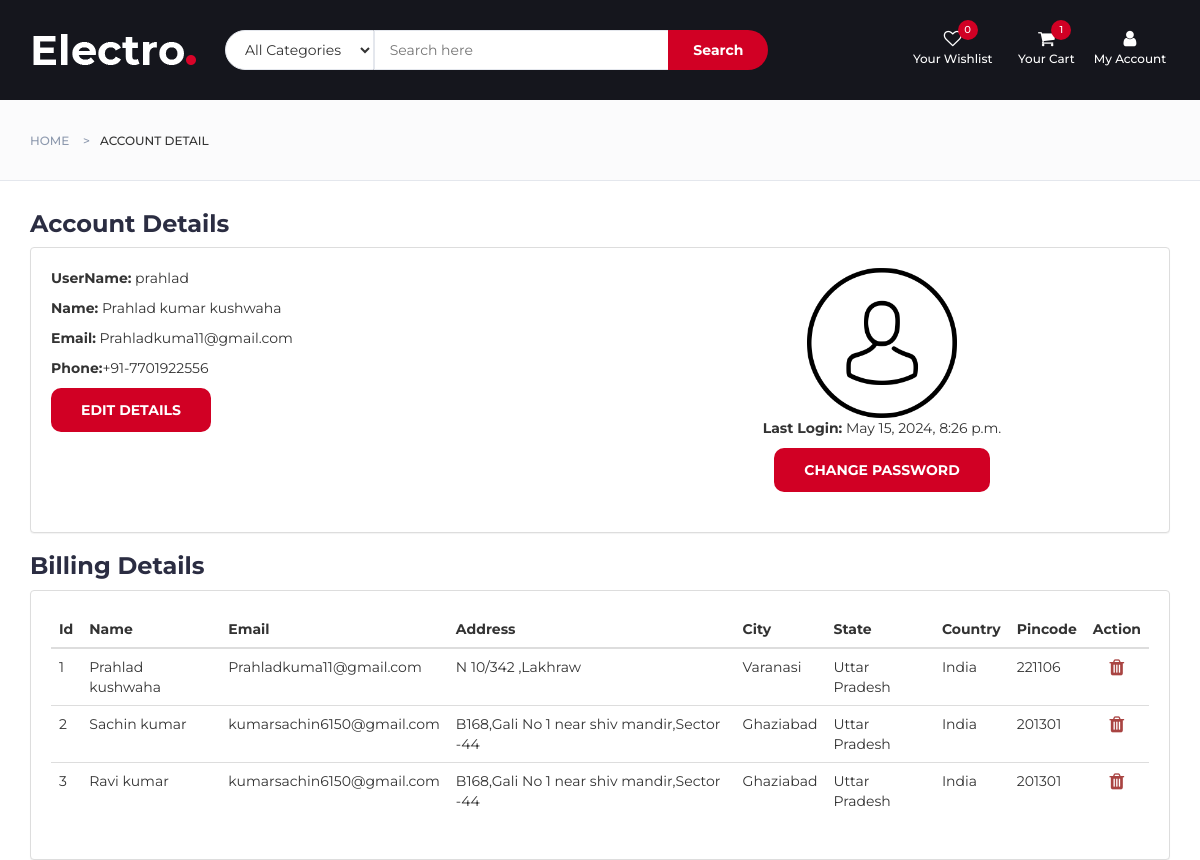
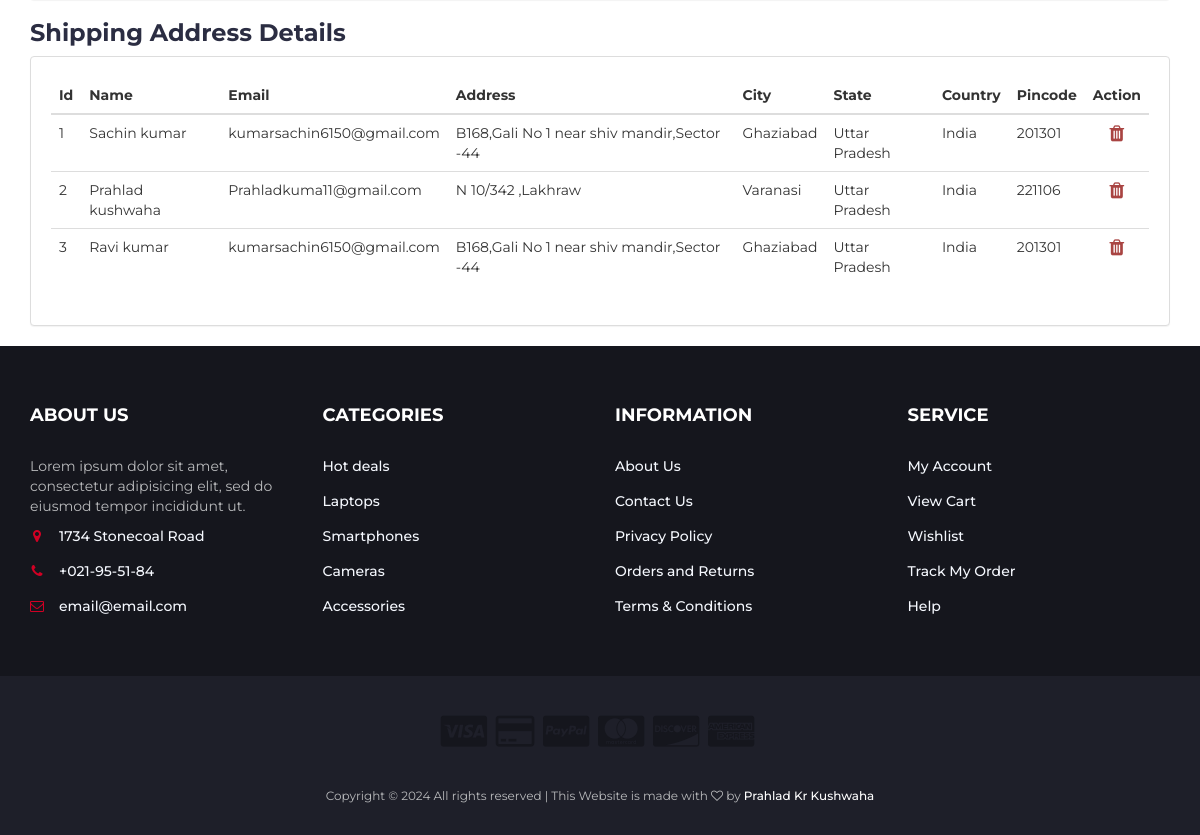
Before: /accdetail/ (signed in) with the older database file (2 pictures, top to bottom).
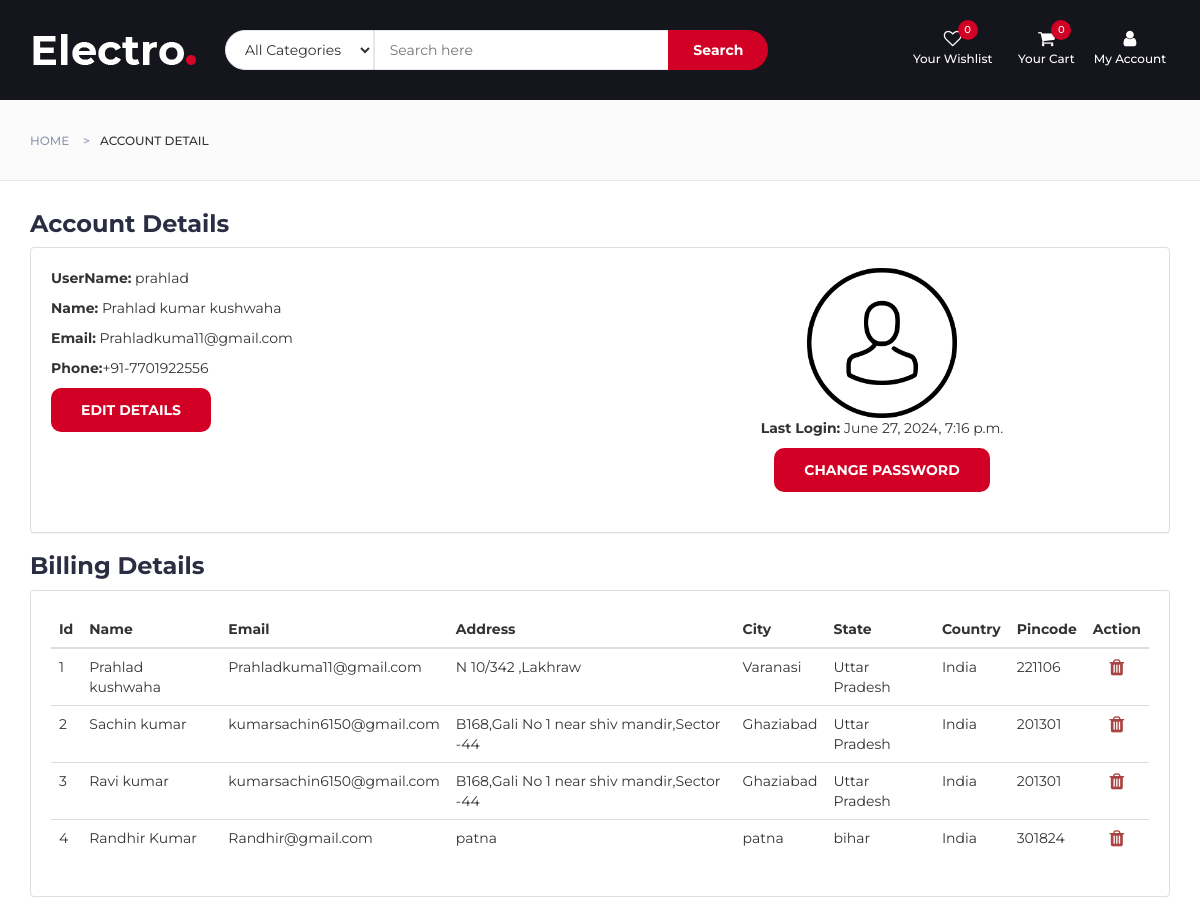
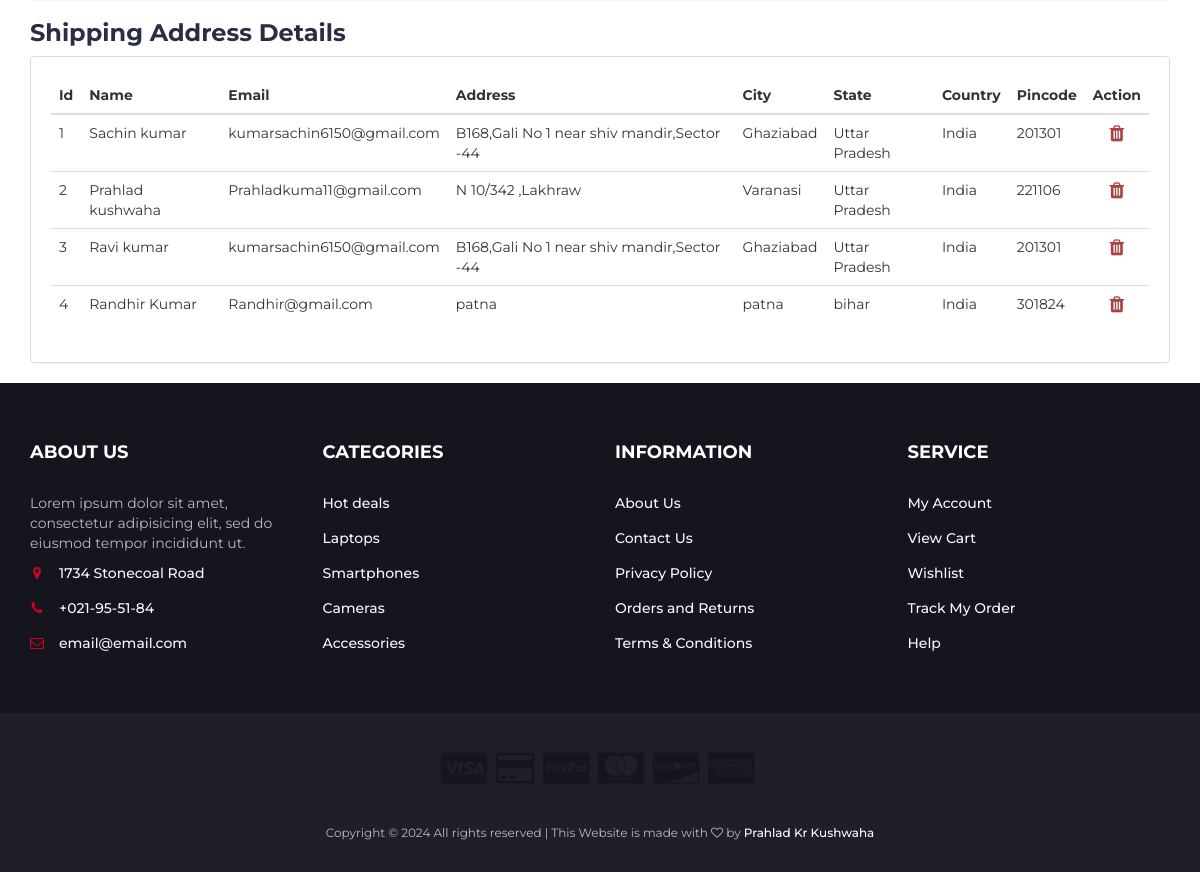
After: the same page with the newer database file (2 pictures, top to bottom).
### myapp/models.py (models this page shows, shortened)
class CustomUser(AbstractUser):
    mobile_number = models.CharField(max_length=10, blank=True, null=True)
    email = models.EmailField(unique=True)

class BillingAddress(models.Model):
    user = models.ForeignKey(CustomUser, on_delete=models.CASCADE)
    first_name = models.CharField(max_length=100)
    last_name = models.CharField(max_length=100)
    email = models.EmailField()
    address = models.TextField()
    city = models.CharField(max_length=100)
    state = models.CharField(max_length=100)
    country = models.CharField(max_length=100)
    pincode = models.CharField(max_length=10)
    created_at = models.DateTimeField(auto_now_add=True)

class ShippingAddress(models.Model):
    user = models.ForeignKey(CustomUser, on_delete=models.CASCADE)
    first_name = models.CharField(max_length=100)
    last_name = models.CharField(max_length=100)
    email = models.EmailField()
    address = models.TextField()
    city = models.CharField(max_length=100)
    state = models.CharField(max_length=100)
    country = models.CharField(max_length=100)
    pincode = models.CharField(max_length=10)
    created_at = models.DateTimeField(auto_now_add=True)
    class Meta:
        verbose_name = ("ShippingAddress")
        verbose_name_plural =("ShippingAddresss")

### myapp/views.py (the view)
# urls.py: path('accdetail/',views.accDetail,name='accdetail'),
@login_required
def accDetail(request):
    index(request)
    user = request.user
    try:
        billingAddress = BillingAddress.objects.filter(user=user)
        shippingAddresses = ShippingAddress.objects.filter(user=user)
        billing_addresses_json = serializers.serialize('json', billingAddress)
        shipping_addresses_json = serializers.serialize('json', shippingAddresses)
        context = {
            'billingAddress': billingAddress,
            'shippingAddresses': shippingAddresses,
            'billing_addresses_json': billing_addresses_json,
            'shipping_addresses_json': shipping_addresses_json
        }
    except:
        context = {
            'billingAddress': None,
            'shippingAddresses': None,
            "billing_addresses_json": None,
            "shipping_addresses_json": None
        }
    return render(request, 'accountDetail.html', context)

### myapp/models.py (called while the page is built)
    @property
    def get_imageURL(self):
        try:
            url = self.image.url
        except:
            url = ''
        return url

    def __str__(self):
        return self.name

### myapp/views.py (called while the page is built)
def index(request):
    return render(request, 'index.html')

### myapp/templates/index.html (shortened to what this page needs)
{% extends "base.html" %}
{% load static %}

### myapp/templates/accountDetail.html (shortened to what the changed rows need)
{% extends 'base.html' %}
{% load static %}
{% block content %}
<div class="container">
    <div class="row row-reverse">
        <div class="col-md-12">
            <div class="panel panel-default">
                <div class="panel-body acc">
                    <div class="row">
                        <div class="col-md-6 ">
                            <div class="detail">
                                <p><strong>UserName:</strong> {{user.username}}</p>
                                <p><strong>Name:</strong> {{user.first_name}} {{user.last_name}}</p>
                                <p><strong>Email:</strong> {{user.email}}</p>
                                <p><strong>Phone:</strong>+91-{{user.mobile_number}}</p>
                                <button class="primary-btn cta-btn" data-toggle="modal" data-target="#editModal1">Edit Details</button>
                            </div>
                        </div>
                        <div class="col-md-6 col-xs-12">
                            <div class="img text-center">
                                <img src="{% static 'img/user.png' %}" alt="" height="150px">
                                <p><strong>Last Login:</strong> {{user.last_login}}</p>
                                <button class="primary-btn cta-btn" data-toggle="modal" data-target="#editModal2">Change Password</button>
                            </div>
                        </div>
                    </div>
                </div>
            </div>
        </div>
    </div>
    <div class="row">
        <div class="col-md-12">
            <div class="panel panel-default">
                <div class="panel-body">
                    <div class="table-responsive">
                        <table class="table table-hover " id="billingTable">
                            <thead>
                                <tr >
                                    <th>Id</th>
                                    <th>Name</th>
                                    <th>Email</th>
                                    <th>Address</th>
                                    <th>City</th>
                                    <th>State</th>
                                    <th>Country</th>
                                    <th>Pincode</th>
                                    <th>Action</th>
                                </tr>
                            </thead>
                            <tbody>
                                {% for user in billingAddress %}
                                <tr data-id="{{user.id}}" class="billing-row" data-addresstype="billing">
                                    <td data-toggle="modal" data-target="#editModal3" data-id="{{ user.id }}">{{ forloop.counter }}</td>
                                    <td data-toggle="modal" data-target="#editModal3" data-id="{{ user.id }}">{{ user.first_name }} {{ user.last_name }}</td>
                                    <td data-toggle="modal" data-target="#editModal3" data-id="{{ user.id }}">{{ user.email }}</td>
                                    <td data-toggle="modal" data-target="#editModal3" data-id="{{ user.id }}">{{ user.address }}</td>
                                    <td data-toggle="modal" data-target="#editModal3" data-id="{{ user.id }}">{{ user.city }}</td>
                                    <td data-toggle="modal" data-target="#editModal3" data-id="{{ user.id }}">{{ user.state }}</td>
                                    <td data-toggle="modal" data-target="#editModal3" data-id="{{ user.id }}">{{ user.country }}</td>
                                    <td data-toggle="modal" data-target="#editModal3" data-id="{{ user.id }}">{{ user.pincode }}</td>
                                    <td class="text-center">
                                        <a href="#" class="delete-address">
                                            <i class="fa fa-trash fa-lg text-danger" aria-hidden="true"></i>
                                        </a>
                                    </td>
                                </tr>
                                {% endfor %}
                            </tbody>
                        </table>
                    </div>
                </div>
            </div>
        </div>
    </div>
    <div class="row">
        <div class="col-md-12">
            <div class="panel panel-default">
                <div class="panel-body">
                    <div class="table-responsive">
                        <table class="table table-hover" id="billingTable">
                            <thead>
                                <tr>
                                    <th>Id</th>
                                    <th> Name</th>
                                    <th>Email</th>
                                    <th>Address</th>
                                    <th>City</th>
                                    <th>State</th>
                                    <th>Country</th>
                                    <th>Pincode</th>
                                    <th>Action</th>
                                </tr>
                            </thead>
                            <tbody>
                                {% for user in shippingAddresses %}
                                <tr data-id="{{user.id}}" data-addresstype="shipping" class="shipping-row">
                                    <td data-toggle="modal" data-target="#editModal3" data-id="{{ user.id }}">{{ forloop.counter }}</td>
                                    <td data-toggle="modal" data-target="#editModal3" data-id="{{ user.id }}">{{ user.first_name }} {{ user.last_name }}</td>
                                    <td data-toggle="modal" data-target="#editModal3" data-id="{{ user.id }}">{{ user.email }}</td>
                                    <td data-toggle="modal" data-target="#editModal3" data-id="{{ user.id }}">{{ user.address }}</td>
                                    <td data-toggle="modal" data-target="#editModal3" data-id="{{ user.id }}">{{ user.city }}</td>
                                    <td data-toggle="modal" data-target="#editModal3" data-id="{{ user.id }}">{{ user.state }}</td>
                                    <td data-toggle="modal" data-target="#editModal3" data-id="{{ user.id }}">{{ user.country }}</td>
                                    <td data-toggle="modal" data-target="#editModal3" data-id="{{ user.id }}">{{ user.pincode }}</td>
                                    <td class="text-center">
                                        <a href="#" class="delete-address">
                                            <i class="fa fa-trash fa-lg text-danger" aria-hidden="true"></i>
                                        </a>
                                    </td>
                                </tr>
                                {% endfor %}
                            </tbody>
                        </table>
                    </div>
                </div>
            </div>
        </div>
    </div>
</div>
{% endblock %}

Changed rows visible on the page:
changed CustomUser "prahlad": last_login "May 15, 2024, 8:26 p.m." → "June 27, 2024, 7:16 p.m."
added BillingAddress: first_name "Randhir", last_name "Kumar", email "Randhir@gmail.com", address "patna", city "patna", state "bihar", country "India", pincode "301824"
added ShippingAddress: first_name "Randhir", last_name "Kumar", email "Randhir@gmail.com", address "patna", city "patna", state "bihar", country "India", pincode "301824"
Other visible differences:
{{ data.total_item }}: "1" → "0"
